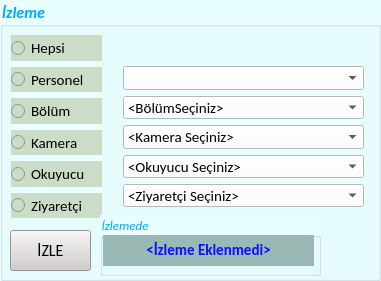
   <widget class="QGroupBox" name="groupBox_12">
    <property name="geometry">
     <rect>
      <x>1530</x>
      <y>590</y>
      <width>381</width>
      <height>281</height>
     </rect>
    </property>
    <property name="palette">
     <palette>
      <active>
       <colorrole role="WindowText">
        <brush brushstyle="SolidPattern">
         <color alpha="255">
          <red>0</red>
          <green>170</green>
          <blue>255</blue>
         </color>
        </brush>
       </colorrole>
       <colorrole role="Button">
        <brush brushstyle="SolidPattern">
         <color alpha="255">
          <red>233</red>
          <green>255</green>
          <blue>255</blue>
         </color>
        </brush>
       </colorrole>
       <colorrole role="Base">
        <brush brushstyle="SolidPattern">
         <color alpha="255">
          <red>233</red>
          <green>255</green>
          <blue>255</blue>
         </color>
        </brush>
       </colorrole>
       <colorrole role="Window">
        <brush brushstyle="SolidPattern">
         <color alpha="255">
          <red>233</red>
          <green>255</green>
          <blue>255</blue>
         </color>
        </brush>
       </colorrole>
      </active>
      <inactive>
       <colorrole role="WindowText">
        <brush brushstyle="SolidPattern">
         <color alpha="255">
          <red>0</red>
          <green>170</green>
          <blue>255</blue>
         </color>
        </brush>
       </colorrole>
       <colorrole role="Button">
        <brush brushstyle="SolidPattern">
         <color alpha="255">
          <red>233</red>
          <green>255</green>
          <blue>255</blue>
         </color>
        </brush>
       </colorrole>
       <colorrole role="Base">
        <brush brushstyle="SolidPattern">
         <color alpha="255">
          <red>233</red>
          <green>255</green>
          <blue>255</blue>
         </color>
        </brush>
       </colorrole>
       <colorrole role="Window">
        <brush brushstyle="SolidPattern">
         <color alpha="255">
          <red>233</red>
          <green>255</green>
          <blue>255</blue>
         </color>
        </brush>
       </colorrole>
      </inactive>
      <disabled>
       <colorrole role="WindowText">
        <brush brushstyle="SolidPattern">
         <color alpha="255">
          <red>120</red>
          <green>120</green>
          <blue>120</blue>
         </color>
        </brush>
       </colorrole>
       <colorrole role="Button">
        <brush brushstyle="SolidPattern">
         <color alpha="255">
          <red>233</red>
          <green>255</green>
          <blue>255</blue>
         </color>
        </brush>
       </colorrole>
       <colorrole role="Base">
        <brush brushstyle="SolidPattern">
         <color alpha="255">
          <red>233</red>
          <green>255</green>
          <blue>255</blue>
         </color>
        </brush>
       </colorrole>
       <colorrole role="Window">
        <brush brushstyle="SolidPattern">
         <color alpha="255">
          <red>233</red>
          <green>255</green>
          <blue>255</blue>
         </color>
        </brush>
       </colorrole>
      </disabled>
     </palette>
    </property>
    <property name="font">
     <font>
      <family>Calibri</family>
      <pointsize>12</pointsize>
      <weight>75</weight>
      <italic>true</italic>
      <bold>true</bold>
     </font>
    </property>
    <property name="styleSheet">
     <string notr="true">background-color: rgb(233, 255, 255);
</string>
    </property>
    <property name="title">
     <string>İzleme</string>
    </property>
    <widget class="QPushButton" name="btn_izle">
     <property name="geometry">
      <rect>
       <x>10</x>
       <y>230</y>
       <width>81</width>
       <height>41</height>
      </rect>
     </property>
     <property name="font">
      <font>
       <family>Calibri</family>
       <pointsize>12</pointsize>
       <weight>9</weight>
       <italic>false</italic>
       <bold>false</bold>
      </font>
     </property>
     <property name="styleSheet">
      <string notr="true">font: 75  12pt &quot;Calibri&quot;;
color: rgb(0, 0, 0);
background-color: rgb(208, 205, 203);</string>
     </property>
     <property name="text">
      <string>İZLE</string>
     </property>
    </widget>
    <widget class="QWidget" name="layoutWidget">
     <property name="geometry">
      <rect>
       <x>123</x>
       <y>66</y>
       <width>241</width>
       <height>141</height>
      </rect>
     </property>
     <layout class="QVBoxLayout" name="verticalLayout_4">
      <item>
       <widget class="QComboBox" name="cmb_personel">
        <property name="font">
         <font>
          <family>Calibri</family>
          <pointsize>11</pointsize>
         </font>
        </property>
        <property name="styleSheet">
         <string notr="true">background-color: rgb(255, 255, 255);</string>
        </property>
       </widget>
      </item>
      <item>
       <widget class="QComboBox" name="cmb_bolum">
        <property name="font">
         <font>
          <family>Calibri</family>
          <pointsize>11</pointsize>
         </font>
        </property>
        <property name="styleSheet">
         <string notr="true">background-color: rgb(255, 255, 255);</string>
        </property>
        <item>
         <property name="text">
          <string>&lt;BölümSeçiniz&gt;</string>
         </property>
        </item>
        <item>
         <property name="text">
          <string>Bilgi İşlem</string>
         </property>
        </item>
        <item>
         <property name="text">
          <string>Satın Alma</string>
         </property>
        </item>
        <item>
         <property name="text">
          <string>İş Geliştirme</string>
         </property>
        </item>
        <item>
         <property name="text">
          <string>Radar</string>
         </property>
        </item>
        <item>
         <property name="text">
          <string>AGS</string>
         </property>
        </item>
        <item>
         <property name="text">
          <string>Ar-Ge</string>
         </property>
        </item>
        <item>
         <property name="text">
          <string>Depo</string>
         </property>
        </item>
       </widget>
      </item>
      <item>
       <widget class="QComboBox" name="cmb_kamera">
        <property name="font">
         <font>
          <family>Calibri</family>
          <pointsize>11</pointsize>
         </font>
        </property>
        <property name="styleSheet">
         <string notr="true">background-color: rgb(255, 255, 255);</string>
        </property>
        <item>
         <property name="text">
          <string>&lt;Kamera Seçiniz&gt;</string>
         </property>
        </item>
        <item>
         <property name="text">
          <string>Üretim Koridor</string>
         </property>
        </item>
        <item>
         <property name="text">
          <string>Güvenlikli Oda</string>
         </property>
        </item>
        <item>
         <property name="text">
          <string>Üretim Holü</string>
         </property>
        </item>
        <item>
         <property name="text">
          <string>Depo</string>
         </property>
        </item>
        <item>
         <property name="text">
          <string>Giriş</string>
         </property>
        </item>
        <item>
         <property name="text">
          <string>İdari Birimler</string>
         </property>
        </item>
       </widget>
      </item>
      <item>
       <widget class="QComboBox" name="cmb_okuyucu">
        <property name="font">
         <font>
          <family>Calibri</family>
          <pointsize>11</pointsize>
         </font>
        </property>
        <property name="styleSheet">
         <string notr="true">background-color: rgb(255, 255, 255);</string>
        </property>
        <item>
         <property name="text">
          <string>&lt;Okuyucu Seçiniz&gt;</string>
         </property>
        </item>
        <item>
         <property name="text">
          <string>RFID_001</string>
         </property>
        </item>
        <item>
         <property name="text">
          <string>RFID_002</string>
         </property>
        </item>
        <item>
         <property name="text">
          <string>RFID_003</string>
         </property>
        </item>
        <item>
         <property name="text">
          <string>RFID_004</string>
         </property>
        </item>
        <item>
         <property name="text">
          <string>RFID_005</string>
         </property>
        </item>
        <item>
         <property name="text">
          <string>RFID_006</string>
         </property>
        </item>
        <item>
         <property name="text">
          <string>RFID_007</string>
         </property>
        </item>
        <item>
         <property name="text">
          <string>RFID_008</string>
         </property>
        </item>
        <item>
         <property name="text">
          <string>RFID_009</string>
         </property>
        </item>
       </widget>
      </item>
      <item>
       <widget class="QComboBox" name="cmb_ziyaretci">
        <property name="font">
         <font>
          <family>Calibri</family>
          <pointsize>11</pointsize>
         </font>
        </property>
        <property name="styleSheet">
         <string notr="true">background-color: rgb(255, 255, 255);</string>
        </property>
        <item>
         <property name="text">
          <string>&lt;Ziyaretçi Seçiniz&gt;</string>
         </property>
        </item>
        <item>
         <property name="text">
          <string>Ziyaretçi-1</string>
         </property>
        </item>
        <item>
         <property name="text">
          <string>Ziyaretçi-2</string>
         </property>
        </item>
        <item>
         <property name="text">
          <string>Ziraretçi-3</string>
         </property>
        </item>
       </widget>
      </item>
     </layout>
    </widget>
    <widget class="QWidget" name="layoutWidget">
     <property name="geometry">
      <rect>
       <x>11</x>
       <y>35</y>
       <width>91</width>
       <height>183</height>
      </rect>
     </property>
     <layout class="QVBoxLayout" name="verticalLayout_3">
      <item>
       <widget class="QRadioButton" name="radio_hepsi">
        <property name="font">
         <font>
          <family>Calibri</family>
          <pointsize>11</pointsize>
         </font>
        </property>
        <property name="styleSheet">
         <string notr="true">background-color: rgb(203, 220, 201);</string>
        </property>
        <property name="text">
         <string>Hepsi</string>
        </property>
       </widget>
      </item>
      <item>
       <widget class="QRadioButton" name="radio_personel">
        <property name="font">
         <font>
          <family>Calibri</family>
          <pointsize>11</pointsize>
         </font>
        </property>
        <property name="styleSheet">
         <string notr="true">background-color: rgb(203, 220, 201);</string>
        </property>
        <property name="text">
         <string>Personel</string>
        </property>
       </widget>
      </item>
      <item>
       <widget class="QRadioButton" name="radio_bolum">
        <property name="font">
         <font>
          <family>Calibri</family>
          <pointsize>11</pointsize>
         </font>
        </property>
        <property name="styleSheet">
         <string notr="true">background-color: rgb(203, 220, 201);</string>
        </property>
        <property name="text">
         <string>Bölüm</string>
        </property>
       </widget>
      </item>
      <item>
       <widget class="QRadioButton" name="radio_kamera">
        <property name="font">
         <font>
          <family>Calibri</family>
          <pointsize>11</pointsize>
         </font>
        </property>
        <property name="styleSheet">
         <string notr="true">background-color: rgb(203, 220, 201);</string>
        </property>
        <property name="text">
         <string>Kamera</string>
        </property>
       </widget>
      </item>
      <item>
       <widget class="QRadioButton" name="radio_okuyucu">
        <property name="font">
         <font>
          <family>Calibri</family>
          <pointsize>11</pointsize>
         </font>
        </property>
        <property name="styleSheet">
         <string notr="true">background-color: rgb(203, 220, 201);</string>
        </property>
        <property name="text">
         <string>Okuyucu</string>
        </property>
       </widget>
      </item>
      <item>
       <widget class="QRadioButton" name="radio_ziyaretci">
        <property name="font">
         <font>
          <family>Calibri</family>
          <pointsize>11</pointsize>
         </font>
        </property>
        <property name="styleSheet">
         <string notr="true">background-color: rgb(203, 220, 201);</string>
        </property>
        <property name="text">
         <string>Ziyaretçi</string>
        </property>
       </widget>
      </item>
     </layout>
    </widget>
    <widget class="QGroupBox" name="groupBox_14">
     <property name="geometry">
      <rect>
       <x>100</x>
       <y>215</y>
       <width>221</width>
       <height>61</height>
      </rect>
     </property>
     <property name="font">
      <font>
       <family>Calibri</family>
       <pointsize>10</pointsize>
       <italic>true</italic>
      </font>
     </property>
     <property name="styleSheet">
      <string notr="true">color: rgb(0, 170, 255);</string>
     </property>
     <property name="title">
      <string>İzlemede</string>
     </property>
     <widget class="QLabel" name="lbl_izlenen">
      <property name="geometry">
       <rect>
        <x>3</x>
        <y>20</y>
        <width>211</width>
        <height>31</height>
       </rect>
      </property>
      <property name="font">
       <font>
        <family>Calibri</family>
        <pointsize>11</pointsize>
        <weight>75</weight>
        <bold>true</bold>
       </font>
      </property>
      <property name="styleSheet">
       <string notr="true">background-color: rgb(155, 185,180);
color: rgb(10, 15, 255);</string>
      </property>
      <property name="text">
       <string>&lt;İzleme  Eklenmedi&gt;</string>
      </property>
      <property name="alignment">
       <set>Qt::AlignCenter</set>
      </property>
     </widget>
    </widget>
   </widget>
